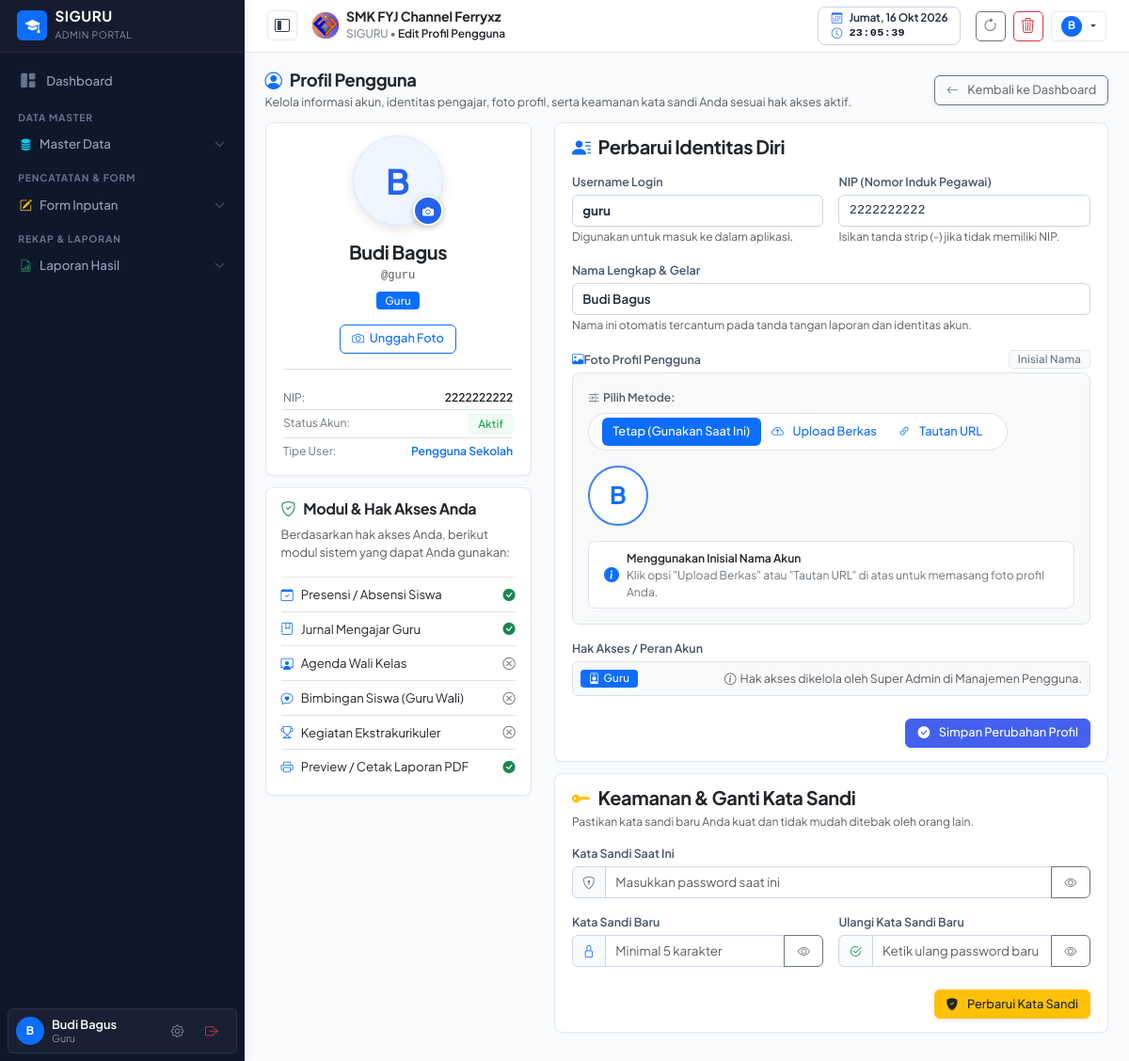
Page /profil.php (signed in) on the committed database.
### tables this page shows
CREATE TABLE pengaturan (
    id INTEGER PRIMARY KEY AUTOINCREMENT,
    logo TEXT DEFAULT 'assets/images/logo.png',
    nama_sekolah TEXT DEFAULT 'SMK NEGERI 1 CONTOH',
    tahun_ajaran TEXT DEFAULT '2026/2027',
    semester TEXT DEFAULT 'Ganjil',
    kelas TEXT DEFAULT 'X RPL 1, X RPL 2, XI RPL 1, XI RPL 2, XII RPL 1, XII RPL 2',
    mata_pelajaran TEXT DEFAULT 'Matematika, Bahasa Indonesia, Pemrograman Web, Basis Data, Bahasa Inggris, PJOK, Pendidikan Agama',
    folder_jurnal TEXT,
    folder_foto TEXT,
    folder_guru_wali TEXT,
    folder_wali TEXT,
    folder_ekstra TEXT,
    link_db_absen TEXT,
    link_db_jurnal TEXT,
    link_db_guru_wali TEXT,
    link_db_wali TEXT,
    link_db_ekstra TEXT,
    list_ekstrakurikuler TEXT DEFAULT 'Pramuka, Paskibra, Futsal, Basket, Rohis, PMR, Desain Grafis, Robotik',
    kepala_sekolah TEXT DEFAULT 'Drs. H. Ahmad Fauzi, M.Pd.',
    nip_kepala_sekolah TEXT DEFAULT '19750815 199903 1 002'
, kop_surat TEXT DEFAULT 'assets/images/kop_surat.png', kop_size TEXT DEFAULT '90', kabupaten TEXT DEFAULT 'Klungkung', ttd_kepsek TEXT DEFAULT 'https://drive.google.com/thumbnail?id=1GUfUommgYjV-cnhU0tTB8kRJy8iXagkI', list_tahun_ajaran TEXT DEFAULT '["2025/2026", "2026/2027", "2027/2028"]');

CREATE TABLE data_user (
    id INTEGER PRIMARY KEY AUTOINCREMENT,
    username TEXT UNIQUE NOT NULL,
    password TEXT NOT NULL,
    hak_akses TEXT NOT NULL,
    nama TEXT NOT NULL,
    nip TEXT
, foto TEXT);

### profil.php (the view, shortened to what the rows shown need)
<?php
require_once __DIR__ . '/config/helper.php';
$pdo = getDBConnection();
$userId = (int)$_SESSION['user_id'];
try {
    $pdo->query("SELECT foto FROM data_user LIMIT 1");
} catch (Exception $e) {
    try {
        $pdo->exec("ALTER TABLE data_user ADD COLUMN foto TEXT");
    } catch (Exception $ex) {}
}
$stmt = $pdo->prepare("SELECT * FROM data_user WHERE id = ?");
$stmt->execute([$userId]);
$stmt = $pdo->prepare("SELECT * FROM data_user WHERE id = ?");
$stmt->execute([$userId]);
$userProfile = $stmt->fetch();
require_once __DIR__ . '/views/header.php';
require_once __DIR__ . '/views/sidebar.php';
$roles = array_map('trim', explode(',', $userProfile['hak_akses']));
$isSAdminUser = ($userProfile['username'] === 'SAdmin');
$hasCustomPhoto = !empty($userProfile['foto']);
?>
<main class="content-wrapper">
    <div class="row g-4">
        <div class="col-lg-4">
            <div class="card card-table border-0 shadow-sm p-4 text-center mb-4">
                <div class="profile-avatar-container">
                    <?php if ($hasCustomPhoto): ?>
                        <img src="<?= htmlspecialchars(formatPhotoUrl($userProfile['foto'])) ?>" alt="Foto Profil" class="profile-avatar-img">
                    <?php else: ?>
                        <div class="profile-avatar-initial bg-primary-subtle text-primary">
                            <?= strtoupper(substr($userProfile['nama'] ?: 'U', 0, 1)) ?>
                        </div>
                    <?php endif; ?>
                    <button type="button" class="profile-avatar-badge" data-bs-toggle="modal" data-bs-target="#modalUploadFoto" title="Klik untuk Unggah / Ganti Foto Profil">
                        <i class="bi bi-camera-fill small"></i>
                    </button>
                </div>
                <h5 class="fw-bold text-dark mb-1"><?= htmlspecialchars($userProfile['nama']) ?></h5>
                <p class="text-muted small mb-2 font-monospace">@<?= htmlspecialchars($userProfile['username']) ?></p>
                <div class="d-flex flex-wrap justify-content-center gap-1 mb-3">
                    <?php foreach ($roles as $r): ?>
                        <span class="badge <?= $r === 'Super Admin' ? 'bg-danger' : 'bg-primary' ?> px-2 py-1">
                            <?= htmlspecialchars($r) ?>
                        </span>
                    <?php endforeach; ?>
                </div>
                <div class="d-flex justify-content-center gap-2 mb-3">
                    <button type="button" class="btn btn-outline-primary btn-sm rounded-pill px-3 shadow-xs d-inline-flex align-items-center gap-1.5" data-bs-toggle="modal" data-bs-target="#modalUploadFoto">
                    </button>
                </div>
                <div class="border-top pt-3 text-start small">
                    <div class="d-flex justify-content-between py-1 border-bottom">
                        <span class="text-secondary">NIP:</span>
                        <span class="fw-semibold text-dark"><?= htmlspecialchars($userProfile['nip'] ?: '-') ?></span>
                    </div>
                    <div class="d-flex justify-content-between py-1 border-bottom">
                    </div>
                    <div class="d-flex justify-content-between py-1">
                    </div>
                </div>
            </div>
        </div>
        <div class="col-lg-8">
            <div class="card card-table border-0 shadow-sm p-4 mb-4">
                <form method="POST" action="profil.php" enctype="multipart/form-data">
                    <div class="row g-3">
                        <div class="col-md-6">
                            <label class="form-label small fw-semibold text-secondary">Username Login</label>
                            <?php if ($isSAdminUser): ?>
                                <input type="text" name="username" class="form-control bg-light text-muted fw-bold" value="SAdmin" readonly>
                                <small class="text-danger" style="font-size: 0.75rem;">
                                    <i class="bi bi-lock-fill me-1"></i>Akun Induk Sistem: Username tidak dapat diganti.
                                </small>
                            <?php else: ?>
                                <input type="text" name="username" class="form-control fw-bold" value="<?= htmlspecialchars($userProfile['username']) ?>" required>
                                <small class="text-muted" style="font-size: 0.75rem;">Digunakan untuk masuk ke dalam aplikasi.</small>
                            <?php endif; ?>
                        </div>
                        <div class="col-md-6">
                            <label class="form-label small fw-semibold text-secondary">NIP (Nomor Induk Pegawai)</label>
                            <input type="text" name="nip" class="form-control font-monospace" value="<?= htmlspecialchars($userProfile['nip'] ?? '') ?>" placeholder="198502152010011002">
                            <small class="text-muted" style="font-size: 0.75rem;">Isikan tanda strip (-) jika tidak memiliki NIP.</small>
                        </div>
                        <div class="col-12">
                            <label class="form-label small fw-semibold text-secondary">Nama Lengkap & Gelar</label>
                            <input type="text" name="nama" class="form-control fw-semibold" value="<?= htmlspecialchars($userProfile['nama']) ?>" required>
                            <small class="text-muted" style="font-size: 0.75rem;">Nama ini otomatis tercantum pada tanda tangan laporan dan identitas akun.</small>
                        </div>
                        <div class="col-12">
                            <div class="p-3 bg-light rounded-3 border">
                                <div class="d-flex flex-wrap align-items-center gap-3">
                                    <div class="rounded-circle overflow-hidden shadow-xs border bg-white d-flex align-items-center justify-content-center" style="width: 64px; height: 64px; flex-shrink: 0; border-width: 2px !important; border-color: #3b82f6 !important;">
                                        <?php if ($hasCustomPhoto): ?>
                                            <img id="formFotoPreview" src="<?= htmlspecialchars(formatPhotoUrl($userProfile['foto'])) ?>" alt="Preview" style="width: 100%; height: 100%; object-fit: cover;">
                                            <div id="formFotoInitial" class="fw-bold text-primary" style="font-size: 1.6rem; display: none;">
                                                <?= strtoupper(substr($userProfile['nama'] ?: 'U', 0, 1)) ?>
                                            </div>
                                        <?php else: ?>
                                            <div id="formFotoInitial" class="fw-bold text-primary" style="font-size: 1.6rem;">
                                                <?= strtoupper(substr($userProfile['nama'] ?: 'U', 0, 1)) ?>
                                            </div>
                                        <?php endif; ?>
                                    </div>
                                </div>
                            </div>
                        </div>
                        <div class="col-12">
                            <div class="p-2 bg-light rounded border d-flex flex-wrap align-items-center gap-2">
                                <?php foreach ($roles as $r): ?>
                                    <span class="badge bg-primary px-3 py-2 fw-semibold">
                                        <i class="bi bi-person-badge me-1"></i><?= htmlspecialchars($r) ?>
                                    </span>
                                <?php endforeach; ?>
                                <span class="text-muted small ms-auto" style="font-size: 0.78rem;">
                                    <i class="bi bi-info-circle me-1"></i>Hak akses dikelola oleh Super Admin di Manajemen Pengguna.
                                </span>
                            </div>
                        </div>
                    </div>
                </form>
            </div>
        </div>
    </div>
</main>
<?php require_once __DIR__ . '/views/footer.php'; ?>

### views/header.php (shortened to what the rows shown need)
<?php
require_once __DIR__ . '/../config/auth.php';
require_once __DIR__ . '/../config/helper.php';
$user = currentUser();
$settings = getSettings();
?>
<!DOCTYPE html>
<html lang="id">
<head>
    <link href="https://cdn.jsdelivr.net/npm/bootstrap@5.3.2/dist/css/bootstrap.min.css" rel="stylesheet">
    <link rel="stylesheet" href="https://cdn.jsdelivr.net/npm/bootstrap-icons@1.11.3/font/bootstrap-icons.min.css">
    <link rel="stylesheet" href="https://cdnjs.cloudflare.com/ajax/libs/font-awesome/6.5.1/css/all.min.css">
    <link rel="stylesheet" href="assets/css/style.css?v=<?= time() ?>">
</head>
<body>
<header class="main-header d-flex align-items-center justify-content-between px-3 px-md-4">
    <div class="d-flex align-items-center gap-2 gap-md-3">
        <div class="d-flex align-items-center gap-2">
            <img src="<?= htmlspecialchars($settings['logo'] ?? 'assets/images/logo.png') ?>" alt="Logo" class="rounded" style="height: 28px; width: 28px; object-fit: contain;">
            <div>
                <span class="d-none d-md-block fw-bold text-dark mb-0" style="font-size: 0.88rem; line-height: 1.15; letter-spacing: -0.01em;">
                    <?= htmlspecialchars($settings['nama_sekolah'] ?? 'SMK FYJ Channel Ferryxz') ?>
                </span>
                <span class="text-secondary small" style="line-height: 1.1; font-size: 0.74rem;">
                    SIGURU &bull; <span class="fw-semibold text-dark"><?= htmlspecialchars($pageTitle ?? 'Dashboard') ?></span>
                </span>
            </div>
        </div>
    </div>
    <div class="d-flex align-items-center gap-2">
        <div class="dropdown">
            <button class="btn btn-light btn-sm border px-2 py-1 d-flex align-items-center gap-1.5 dropdown-toggle shadow-xs" style="height: 32px; border-radius: 6px;" data-bs-toggle="dropdown" title="Akun: <?= htmlspecialchars($user['nama']) ?> (<?= htmlspecialchars($user['hak_akses']) ?>)">
                <?php if (!empty($user['foto'])): ?>
                    <img src="<?= htmlspecialchars(formatPhotoUrl($user['foto'])) ?>" alt="Avatar" class="rounded-circle" style="width: 22px; height: 22px; object-fit: cover; border: 1px solid #cbd5e1;">
                <?php else: ?>
                    <div class="rounded-circle bg-primary text-white d-flex align-items-center justify-content-center fw-bold" style="width: 22px; height: 22px; font-size: 0.72rem;">
                        <?= strtoupper(substr($user['nama'] ?: 'U', 0, 1)) ?>
                    </div>
                <?php endif; ?>
            </button>
        </div>
    </div>
</header>

### views/sidebar.php (shortened to what the rows shown need)
<?php
require_once __DIR__ . '/../config/auth.php';
$currentUserData = currentUser();
?>
<aside class="main-sidebar d-flex flex-column" id="mainSidebar">
    <div class="sidebar-user-card p-2 mx-2 mb-2 rounded-2">
        <div class="d-flex align-items-center justify-content-between">
            <a href="profil.php" class="d-flex align-items-center gap-2 text-decoration-none overflow-hidden" title="Profil Saya">
                <?php if (!empty($currentUserData['foto'])): ?>
                    <img src="<?= htmlspecialchars(formatPhotoUrl($currentUserData['foto'])) ?>" alt="Avatar" class="avatar-sidebar rounded-circle shadow-xs" style="width: 32px; height: 32px; object-fit: cover; flex-shrink: 0; border: 1.5px solid rgba(255,255,255,0.3);">
                <?php else: ?>
                    <div class="avatar-sidebar rounded-circle bg-primary text-white d-flex align-items-center justify-content-center fw-bold" style="width: 30px; height: 30px; font-size: 0.75rem; flex-shrink: 0;">
                        <?= strtoupper(substr($currentUserData['nama'] ?? 'U', 0, 1)) ?>
                    </div>
                <?php endif; ?>
                <div class="overflow-hidden" style="max-width: 125px;">
                    <div class="text-white fw-semibold small text-truncate" style="font-size: 0.8rem; line-height: 1.2;"><?= htmlspecialchars($currentUserData['nama'] ?? 'Pengguna') ?></div>
                    <div class="text-white-50 text-truncate" style="font-size: 0.68rem; line-height: 1.1;"><?= htmlspecialchars($currentUserData['hak_akses'] ?? 'Guru') ?></div>
                </div>
            </a>
        </div>
    </div>
</aside>

### rows in the picture
pengaturan: logo (picture), nama_sekolah "SMK FYJ Channel Ferryxz"
data_user: nama "B", nama "Budi Bagus", hak_akses "Guru", username "guru", nip "2222222222"

### other values in the picture
$pageTitle "Edit Profil Pengguna"
